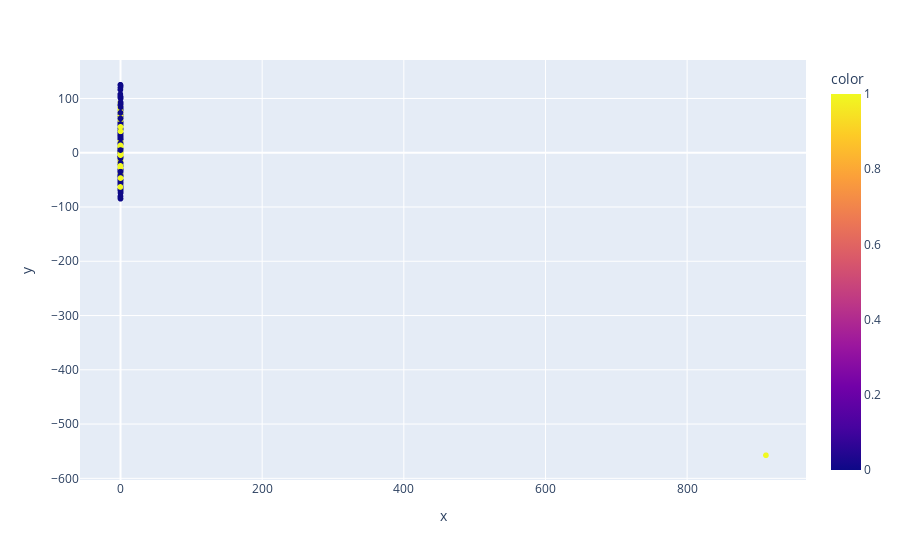

Notebook source saved alongside this figure:
### Markdown cell above
# RPCA

### Code cell
from models.RPCA import RPCA

rpca = RPCA(X.to_numpy())
L, S = rpca.fit(max_iter=10000, iter_print=100)

import plotly.express as px
fig = px.scatter(x=S[:,0], y=S[:,1], color=y)
fig.show()

### Figure 1 — Plotly figure (JSON) as saved in the notebook; plotly's stock layout.template omitted (floating-point values rounded to 4 significant figures; data arrays with more than 128 entries replaced by an {"elided": "..."} marker saying what was removed)
{"data": [{"hoverlabel": {"namelength": 0}, "hovertemplate": "x=%{x}<br>y=%{y}<br>color=%{marker.color}", "legendgroup": "", "marker": {"color": {"elided": "10014 int values"}, "coloraxis": "coloraxis", "symbol": "circle"}, "mode": "markers", "name": "", "showlegend": false, "type": "scattergl", "x": {"elided": "10014 float values"}, "xaxis": "x", "y": {"elided": "10014 float values"}, "yaxis": "y"}], "layout": {"coloraxis": {"colorbar": {"title": {"text": "color"}}, "colorscale": [[0, "#0d0887"], [0.1111, "#46039f"], [0.2222, "#7201a8"], [0.3333, "#9c179e"], [0.4444, "#bd3786"], [0.5556, "#d8576b"], [0.6667, "#ed7953"], [0.7778, "#fb9f3a"], [0.8889, "#fdca26"], [1, "#f0f921"]]}, "legend": {"tracegroupgap": 0}, "margin": {"t": 60}, "xaxis": {"anchor": "y", "domain": [0, 1], "title": {"text": "x"}}, "yaxis": {"anchor": "x", "domain": [0, 1], "title": {"text": "y"}}}}
